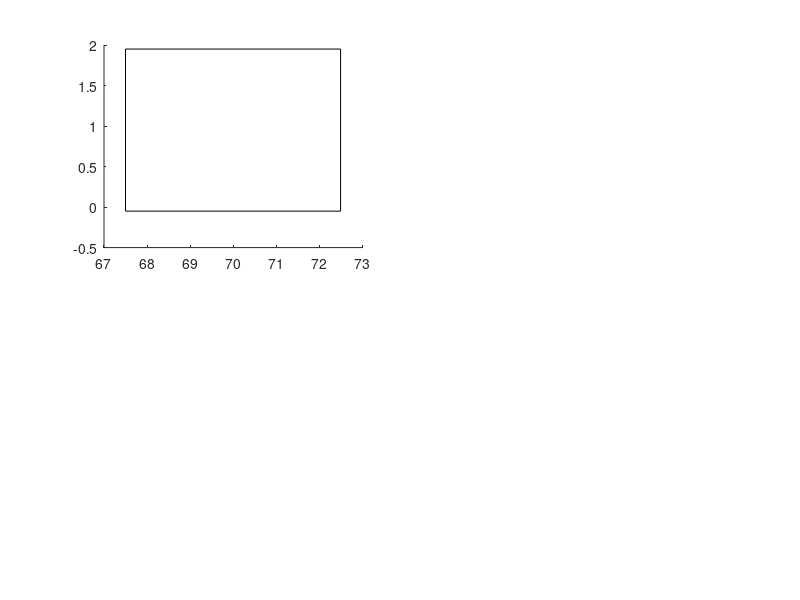

Recreate this plot in MATLAB. (Note: this script raises an error after producing the figure.)
fr = 30;
bin_timeres = .25;
samplesPerBin = fr*bin_timeres;
segs_range = 2.^[0:11];
sample_range = round(samplesPerBin*50*2.^[0:7] + 2*samplesPerBin) ;
swap_range = round(100*[0, .01, .05, .1, .2, .3, .4, .5, .6, .7, .8, .9, .95, .99, 1]);
seg_mod_range = round(100*[0, .01, .05, .1, .2, .3, .4, .5, .6, .7, .8, .9, .95, .99, 1]);
randLoops = 1:10;
topdir = 'D:\Sample Data\ensemble_ipos_cosine';
%%
ddir = [topdir '\prop_mod\'];
props = swap_range;
props_min = abs(swap_range - 50) + 50;
nrand = length(randLoops);
props_e_mod = NaN(length(props),nrand);
props_i_mod = NaN(length(props),nrand);
props_sd_mod = NaN(length(props),nrand);
props_iso_mod = NaN(length(props),nrand);
props_e_signal = NaN(length(props),nrand);
props_i_signal = NaN(length(props),nrand);
for i = 1:length(props)
%                 figure(i); clf;
    for j = randLoops
    %%
        fn = sprintf('%sipos_prop%d_%d.mat', ddir, props(i), j-1);
        if isfile(fn)
            temp = load(fn);
            [i_val, e_val, sd_val, iso_val, ns] = i_e_powermod(temp);
            props_e_mod(i,j) = e_val; %nansum(abs(e(s==smin)))/nansum(abs(e));
            props_i_mod(i,j) = i_val;%nansum(abs(ipos(s==smin)))/nansum(abs(ipos));
            props_sd_mod(i,j) = sd_val;%nansum(abs(ipos(s==smin)))/nansum(abs(ipos));
            props_iso_mod(i,j) = iso_val;%nansum(abs(ipos(s==smin)))/nansum(abs(ipos));
            e1 = temp.ensem1;
            e2 = temp.ensem2;
            sd1 = temp.sd1;
            sd2 = temp.sd2;
            e = (e1-e2);
            i1 = nanmean(abs(temp.ipos1), 1);
            i2 = nanmean(abs(temp.ipos2), 1);
            ipos = nanmean(abs(temp.ipos1) - abs(temp.ipos2), 1);
            s = temp.switch_binned;
            [so, ord] = sort(s, 'ascend');

            if j==1 && i==6
            sd = 2.^(temp.sd2);
            figure(100+i); clf;
            subplot(4,2,3)
            plot(e, 'b')
            subplot(4,2,5)
            plot(ipos, 'k')
            subplot(4,2,7)
            plot(sd, 'r')
            subplot(4,2,1)
            imagesc(temp.bin_spks1, [0 2])
            subplot(122)
            scatter(ipos,sd)
            [h,p] = corr(ipos',sd');
            
            axis equal
            drawnow
            end
            
            if j==1
                d = temp.isoMap;
                d = normalize_cols(d);
                figure(i+1000); clf; 
                subplot(4,1,1)
                plot(temp.ensem1-temp.ensem2, 'b')
                title(props(i))
                subplot(4,1,2:4)
                hold on
                plot(d(:,1), 'k')
                plot(d(:,2)+1, 'k')
                plot(d(:,3)+2, 'k')
            end
        end
    end
end
drawnow

%%
ddir = [topdir '\shuffling\'];
isodims = [1 3 5 10 30 60];
nrand = 1;%length(randLoops);
shuff_e_mod = NaN(length(isodims),nrand);
shuff_i_mod = NaN(length(isodims),nrand);
figure(5001); clf; 
for i = 1:length(isodims)
%                 figure(i); clf;
    for j = randLoops
    %%
        fn = sprintf('%sshuffiso%d_%d.mat', ddir, isodims(i), j-1);
        if isfile(fn)
            temp = load(fn);
%             [i_val, e_val, sd_val, iso_val, ns] = i_e_powermod(temp);
%             props_e_mod(i,j) = e_val; %nansum(abs(e(s==smin)))/nansum(abs(e));
%             props_i_mod(i,j) = i_val;%nansum(abs(ipos(s==smin)))/nansum(abs(ipos));
%             props_sd_mod(i,j) = sd_val;%nansum(abs(ipos(s==smin)))/nansum(abs(ipos));
            
            if j==3
                e = normalize_rows(temp.ensem1);
                s = normalize_rows(temp.switch_binned);
                d = temp.isoMap;
                d = normalize_cols(d);
%                 figure(i+1000); clf; 
                figure(5001); %clf; 
                subplot(2,1,1); hold on 
                sep = i*2;
                plot(s+sep, 'k')
                plot(e+sep)
                title(isodims(i))
                subplot(2,1,2)
                hold on
                size(d)
%                 stacked_traces(d', .8)
                plot(sep + s, 'k')
                plot(sep + d(:,1)')
            end
        end
    end
end
drawnow

%%
nsegs = segs_range; % [1 5 10 25 50 100 250 500];
nsegs_e_mod = NaN(length(nsegs),nrand);
nsegs_i_mod = NaN(length(nsegs),nrand);
nsegs_sd_mod = NaN(length(nsegs),nrand);
nsegs_iso_mod = NaN(length(nsegs),nrand);
for i = 1:length(nsegs)
    for j = randLoops
        %%
        ddir = [topdir '\segs_mod\'];
        fn = sprintf('%sipos_nsegs%d_%d.mat', ddir, nsegs(i), j-1);
        if isfile(fn)
            temp = load(fn);
            [i_val, e_val, sd_val, iso_val, ns] = i_e_powermod(temp);
%             e1 = temp.ensem1;
%             e2 = temp.ensem2;
%             e = (e1-e2);
%             i1 = nanmean(abs(temp.ipos1), 1);
%             i2 = nanmean(abs(temp.ipos2), 1);
%             ipos = nanmean(abs(temp.ipos1) - abs(temp.ipos2), 1);
%             s = temp.switch_binned;
%             nsegs_e_mod(i,j) = nansum(abs(e(s==1)))/nansum(abs(e));
%             nsegs_i_mod(i,j) = nansum(abs(ipos(s==1)))/nansum(abs(ipos));
            nsegs_e_mod(i,j) = e_val;
            nsegs_i_mod(i,j) = i_val;
            nsegs_sd_mod(i,j) = sd_val;
            nsegs_iso_mod(i,j) = iso_val;
            
            if j==1
                d = temp.isoMap;
                d = normalize_cols(d);
                figure(i+2000); clf; 
                subplot(4,1,1)
                plot(temp.ensem1-temp.ensem2, 'b')
                title(nsegs(i))
                subplot(4,1,2:4)
                hold on
                stacked_traces(d')
%                 plot(d(:,1), 'k')
%                 plot(d(:,2)+1, 'k')
%                 plot(d(:,3)+2, 'k')
            end
        end
    end
end
drawnow
%%
ddir = [topdir '\nsample_mod\'];
nsamples = sample_range; % [50, 250, 500, 1000, 2500, 5000];
randLoops_ns = 1:124;
nsamples_e_mod = NaN(length(nsamples),length(randLoops_ns));
nsamples_i_mod = NaN(length(nsamples),length(randLoops_ns));
nsamples_sd_mod = NaN(length(nsamples),length(randLoops_ns));
nsamples_iso_mod = NaN(length(nsamples),length(randLoops_ns));
nsamples_binned = NaN(length(nsamples), 1);
for i = 1:length(nsamples)
    for j = randLoops_ns
        fn = sprintf('%sipos_nsample%d_%d.mat', ddir, nsamples(i), j-1);
        if isfile(fn)
            temp = load(fn);
            [i_val, e_val, sd_val, iso_val, ns] = i_e_powermod(temp);
            nsamples_e_mod(i,j) = e_val;% nansum(abs(e(s==1)))/nansum(abs(e));
            nsamples_i_mod(i,j) = i_val;%nansum(abs(ipos(s==1)))/nansum(abs(ipos));
            nsamples_sd_mod(i,j) = sd_val;%nansum(abs(ipos(s==1)))/nansum(abs(ipos));
            nsamples_iso_mod(i,j) = iso_val;%nansum(abs(ipos(s==1)))/nansum(abs(ipos));
            if isnan(nsamples_binned(i,1))
                nsamples_binned(i,1) = ns;%length(e);
            end
            if j==1
                d = temp.isoMap;
                d = normalize_cols(d);
                figure(i+3000); clf; 
                subplot(4,1,1)
                plot(temp.ensem1-temp.ensem2, 'b')
                title(nsamples(i))
                subplot(4,1,2:4)
                hold on
                plot(d(:,1), 'k')
                plot(d(:,2)+1, 'k')
                plot(d(:,3)+2, 'k')
            end
        end
    end
end
drawnow
%%
% nsamples = seg_mod_range; % [50, 250, 500, 1000, 2500, 5000];
randLoops_ns = 1:10;
seg_prop_e_mod = NaN(length(seg_mod_range),length(randLoops_ns));
seg_prop_i_mod = NaN(length(seg_mod_range),length(randLoops_ns));
seg_prop_sd_mod = NaN(length(seg_mod_range),length(randLoops_ns));
seg_prop_iso_mod = NaN(length(seg_mod_range),length(randLoops_ns));
for i = 1:length(seg_mod_range)
    for j = randLoops_ns
        %%
        ddir = [topdir '\seg_prop_mod\'];
        fn = sprintf('%sipos_segprop%d_%d.mat', ddir, seg_mod_range(i), j-1);
        if isfile(fn)
            temp = load(fn);
            e1 = temp.ensem1;
            e2 = temp.ensem2;
            e = (e1-e2);
%             plot(e2+.1*i)
            i1 = nanmean(abs(temp.ipos1), 1);
            i2 = nanmean(abs(temp.ipos2), 1);
            ipos = nanmean(abs(temp.ipos1) - abs(temp.ipos2), 1);
            sd = 2.^(temp.sd1);
            if j==1 && i==6
            figure(400+i); clf;
            subplot(4,2,3)
            plot(e, 'b')
            subplot(4,2,5)
            plot(ipos, 'k')
            subplot(4,2,7)
            plot(sd, 'r')
            subplot(4,2,1)
            imagesc(temp.bin_spks1, [0 1])
            subplot(122)
            scatter(ipos,sd)
            [c,p] = nancorr(ipos',sd');
            axis equal
            end
            if j==1
                d = temp.isoMap;
                d = normalize_matrix(d);
                figure(i+4000); clf; 
                subplot(4,1,1)
                plot(temp.ensem1-temp.ensem2, 'b')
                title(seg_mod_range(i))
                subplot(4,1,2:4)
                hold on
                stacked_traces(d')
            end
%             input('')
            [i_val, e_val, sd_val, iso_val, ~] = i_e_powermod(temp);
            seg_prop_e_mod(i,j) = e_val;% nansum(abs(e(s==1)))/nansum(abs(e));
            seg_prop_i_mod(i,j) = i_val;%nansum(abs(ipos(s==1)))/nansum(abs(ipos));
            seg_prop_sd_mod(i,j) = sd_val;%nansum(abs(ipos(s==1)))/nansum(abs(ipos));
            seg_prop_iso_mod(i,j) = iso_val;%nansum(abs(ipos(s==1)))/nansum(abs(ipos));
        end
    end
end

%%
stand_prop = 70;
stand_ncells = 512;%nsegs(end-2);
stand_nsamples = nsamples(end-1);
stand_prop_cells = 100;
seg_prop = seg_mod_range;

vars2plot = {'props', 'nsegs', 'nsamples', 'seg_prop'};
% dep2plot = {'i_mod', 'sd_mod', 'e_mod'};
dep2plot = {'i_mod', 'sd_mod', 'e_mod', 'iso_mod'};
clrs2plot = [.2 .2 .2; .6 .2 .2; .2 .2 .8; .8 .2 .8];
stand_clr = [.8 1 .8];
% iclr = [.2 .2 .2];
% eclr = [.2 .2 .8];
medge = 'none';
msize = 10;
figure(102); clf
subplot(2,2, 1); hold on
s = rectangle('Position', [(stand_prop)-2.5 -.05 5 2]); s.FaceColor = stand_clr; s.EdgeColor = 'none';
plot([0 100], [1 0], 'k:', 'LineWidth', 1)
gt = [props(1:4:end)];
set(gca, 'XTick', (gt), 'XTickLabel', gt)
axis([-10 110 -.1 1.1])
xlabel('Percent samples modulated')

subplot(2,2, 2); cla; hold on
xs = log2(nsegs);
s = rectangle('Position', [log2(stand_ncells)-.2 -.05 .4 2]); s.FaceColor = stand_clr; s.EdgeColor = 'none';
plot([-10 110], 1-[stand_prop/100 stand_prop/100], 'k:', 'LineWidth', 1)
gt = [nsegs(1:4:end) nsegs(end)];
set(gca, 'XTick', log2(gt), 'XTickLabel', gt)
axis([-1 log2(nsegs(end)*2) -.1 1.1])
xlabel('Number of cells')

subplot(2,2, 3); cla; hold on
xs = log2(nsamples);
s = rectangle('Position', [log2(stand_nsamples)-.2 -.05 .4 2]); s.FaceColor = stand_clr; s.EdgeColor = 'none';
plot([-10 110], 1-[stand_prop/100 stand_prop/100], 'k:', 'LineWidth', 1)
gt = [nsamples(2:2:end-2) nsamples(end)];
gtl = bin_timeres*[nsamples_binned(2:2:end-2, 1); nsamples_binned(end, 1)];
set(gca, 'XTick', log2(gt), 'XTickLabel', gtl)
axis([log2(nsamples(1)/2) log2(nsamples(end)*2) -.1 1.1])
xlabel('Total time (sec)')

subplot(2,2, 4); cla; hold on
s = rectangle('Position', [(stand_prop_cells)-2.5 -.05 5 2]); s.FaceColor = stand_clr; s.EdgeColor = 'none';
plot([-10 110], 1-[stand_prop/100 stand_prop/100], 'k:', 'LineWidth', 1)
gt = [0:20:100];
set(gca, 'XTick', (gt), 'XTickLabel', gt)
axis([-10 110 -.1 1.1])
xlabel('Percent cells modulated')

for varLoop = 1:length(vars2plot)
    subplot(2,2, varLoop); hold on
        x = eval(sprintf('%s', vars2plot{varLoop}));
    if varLoop==2 || varLoop == 3
        x = log2(x);
    else
    end
    for depLoop = 1:length(dep2plot)
        y = eval(sprintf('%s_%s', vars2plot{varLoop}, dep2plot{depLoop}));
        c = clrs2plot(depLoop,:);
        plot(x, nanmean(y, 2), 'Color', shift_colormap(c, 2), 'LineWidth', 3)
        for i = 1:length(x)
            xs = x(i)*ones(length(y(i,:)),1);
            scatter(xs, y(i,:), msize, 'MarkerFaceColor', c, 'MarkerEdgeColor', medge, 'MarkerFaceAlpha', .8);
        end
    end
end
%%
function [i_val, e_val, sd_val, iso_val, ns] = i_e_powermod(temp_struct)
sd = 2.^(temp_struct.sd1);% - abs(temp_struct.sd2); % sd1 and sd2 are essentially the same
e1 = temp_struct.ensem1;
e2 = temp_struct.ensem2;
e = (e1-e2);
i1 = nanmean(abs(temp_struct.ipos1), 1);
i2 = nanmean(abs(temp_struct.ipos2), 1);
ipos = nanmean(abs(temp_struct.ipos1) - abs(temp_struct.ipos2), 1);
s = temp_struct.switch_binned;
iso = normalize_cols(temp_struct.isoMap);
iso = iso(:,1)';

e = abs(e);
ipos = abs(ipos);
e_val = nansum(e(s==1))/nansum(e);
sd_val = nansum(sd(s==1))/nansum(sd);
i_val = nansum(ipos(s==1))/nansum(ipos);
iso_val = nansum(iso(s==1))/nansum(iso);
%             i_val = nansum(abs(ipos(s==1)))/nansum(abs(ipos));
ns = length(e);
end
            
